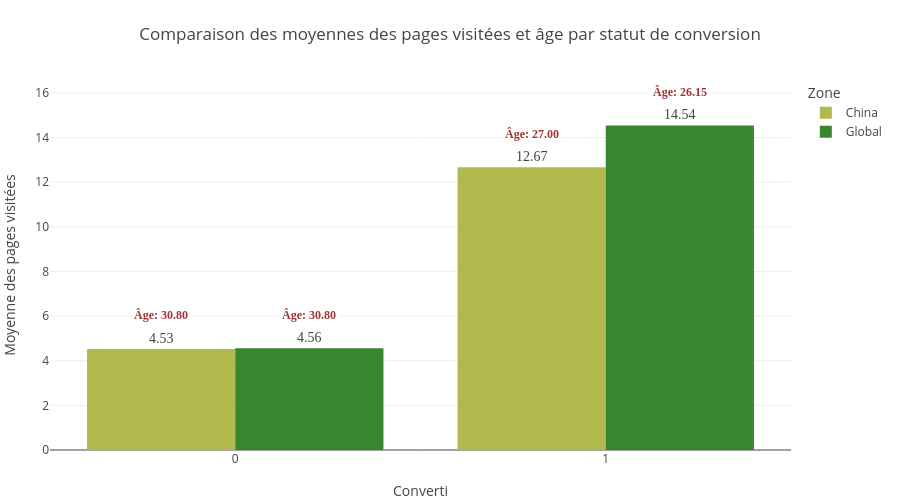

Here is the notebook cell this chart was saved with:
### Code cell
import pandas as pd
import plotly.express as px

# Calcul des moyennes pour la Chine et globalement
average_pages_visited_china_converted_0 = data_sample[(data_sample['country'] == 'China') & (data_sample['converted'] == 0)]['total_pages_visited'].mean()
average_pages_visited_china_converted_1 = data_sample[(data_sample['country'] == 'China') & (data_sample['converted'] == 1)]['total_pages_visited'].mean()
average_age_china_converted_0 = data_sample[(data_sample['country'] == 'China') & (data_sample['converted'] == 0)]['age'].mean()
average_age_china_converted_1 = data_sample[(data_sample['country'] == 'China') & (data_sample['converted'] == 1)]['age'].mean()

average_pages_visited_global_converted_0 = data_sample[data_sample['converted'] == 0]['total_pages_visited'].mean()
average_pages_visited_global_converted_1 = data_sample[data_sample['converted'] == 1]['total_pages_visited'].mean()
average_age_global_converted_0 = data_sample[data_sample['converted'] == 0]['age'].mean()
average_age_global_converted_1 = data_sample[data_sample['converted'] == 1]['age'].mean()

# Création d'un DataFrame pour les moyennes
averages_df = pd.DataFrame({
    'converted': [0, 1, 0, 1],
    'average_pages_visited': [
        average_pages_visited_china_converted_0,
        average_pages_visited_china_converted_1,
        average_pages_visited_global_converted_0,
        average_pages_visited_global_converted_1
    ],
    'country': ['China', 'China', 'Global', 'Global'],
    'average_age': [
        average_age_china_converted_0,
        average_age_china_converted_1,
        average_age_global_converted_0,
        average_age_global_converted_1
    ]
})

# Création du graphique
fig = px.bar(
    averages_df,
    x='converted',
    y='average_pages_visited',
    color='country',
    barmode='group',
    title='Comparaison des moyennes des pages visitées et âge par statut de conversion',
    labels={'converted': 'Converti', 'average_pages_visited': 'Moyenne des pages visitées'},
    color_discrete_map={'China': '#b1b94d',   # 🔴 Rouge
                        'Global': '#388730'},  # 🟢 Vert
    text_auto='.2f'
)

# Ajout des annotations pour la moyenne d'âge
for i, row in averages_df.iterrows():
    fig.add_annotation(
        x=row['converted'] + (-0.2 if row['country'] == 'China' else 0.2),
        y=row['average_pages_visited'] + 1.5,
        text=f"<b>Âge: {row['average_age']:.2f}</b>",
        showarrow=False,
        font_size=12,              
        font_family="Arial Black",
        font_color="darkred",
        bgcolor="white",
        opacity=0.8,
        borderpad=4
    )

# Mise à jour des textes des barres (plus grands, en contraste)
fig.update_traces(
    textfont_size=14,
    textfont_family="Arial Black",
    textposition='outside'
)

# Ajustement de la mise en page
fig.update_layout(
    margin=dict(t=80, b=50, l=50, r=50),
    height=500,
    legend_title_text="Zone"
)

fig.show()

### Figure 1 — Plotly figure (JSON) as saved in the notebook; plotly's stock layout.template omitted (floating-point values rounded to 4 significant figures)
{"data": [{"alignmentgroup": "True", "hovertemplate": "country=China<br>Converti=%{x}<br>Moyenne des pages visitées=%{y}<extra></extra>", "legendgroup": "China", "marker": {"color": "#b1b94d", "pattern": {"shape": ""}}, "name": "China", "offsetgroup": "China", "orientation": "v", "showlegend": true, "textfont": {"family": "Arial Black", "size": 14}, "textposition": "outside", "texttemplate": "%{y:.2f}", "type": "bar", "x": [0, 1], "xaxis": "x", "y": [4.53, 12.67], "yaxis": "y"}, {"alignmentgroup": "True", "hovertemplate": "country=Global<br>Converti=%{x}<br>Moyenne des pages visitées=%{y}<extra></extra>", "legendgroup": "Global", "marker": {"color": "#388730", "pattern": {"shape": ""}}, "name": "Global", "offsetgroup": "Global", "orientation": "v", "showlegend": true, "textfont": {"family": "Arial Black", "size": 14}, "textposition": "outside", "texttemplate": "%{y:.2f}", "type": "bar", "x": [0, 1], "xaxis": "x", "y": [4.555, 14.54], "yaxis": "y"}], "layout": {"annotations": [{"bgcolor": "white", "borderpad": 4, "font": {"color": "darkred", "family": "Arial Black", "size": 12}, "opacity": 0.8, "showarrow": false, "text": "<b>Âge: 30.80</b>", "x": -0.2, "y": 6.03}, {"bgcolor": "white", "borderpad": 4, "font": {"color": "darkred", "family": "Arial Black", "size": 12}, "opacity": 0.8, "showarrow": false, "text": "<b>Âge: 27.00</b>", "x": 0.8, "y": 14.17}, {"bgcolor": "white", "borderpad": 4, "font": {"color": "darkred", "family": "Arial Black", "size": 12}, "opacity": 0.8, "showarrow": false, "text": "<b>Âge: 30.80</b>", "x": 0.2, "y": 6.055}, {"bgcolor": "white", "borderpad": 4, "font": {"color": "darkred", "family": "Arial Black", "size": 12}, "opacity": 0.8, "showarrow": false, "text": "<b>Âge: 26.15</b>", "x": 1.2, "y": 16.04}], "barmode": "group", "height": 500, "legend": {"title": {"text": "Zone"}, "tracegroupgap": 0}, "margin": {"b": 50, "l": 50, "r": 50, "t": 80}, "title": {"text": "Comparaison des moyennes des pages visitées et âge par statut de conversion"}, "xaxis": {"anchor": "y", "domain": [0, 1], "title": {"text": "Converti"}}, "yaxis": {"anchor": "x", "domain": [0, 1], "title": {"text": "Moyenne des pages visitées"}}}}
